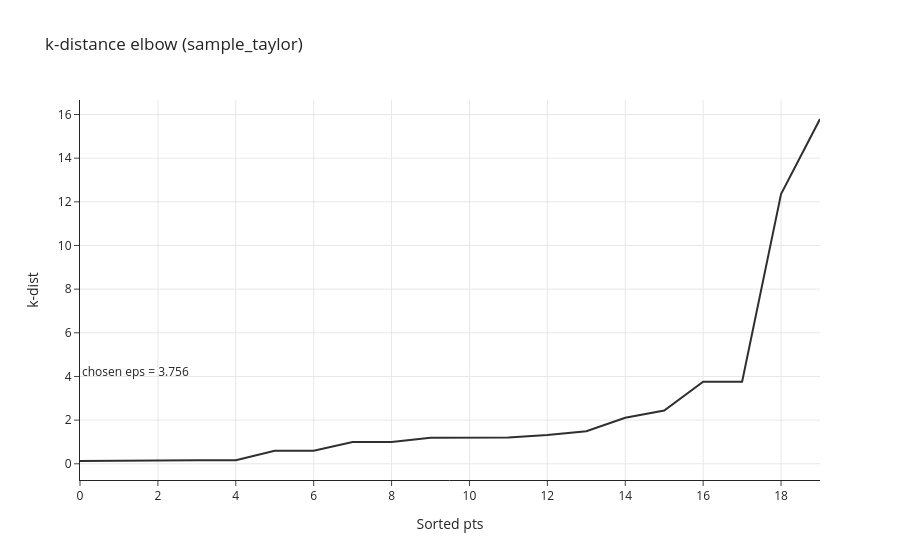
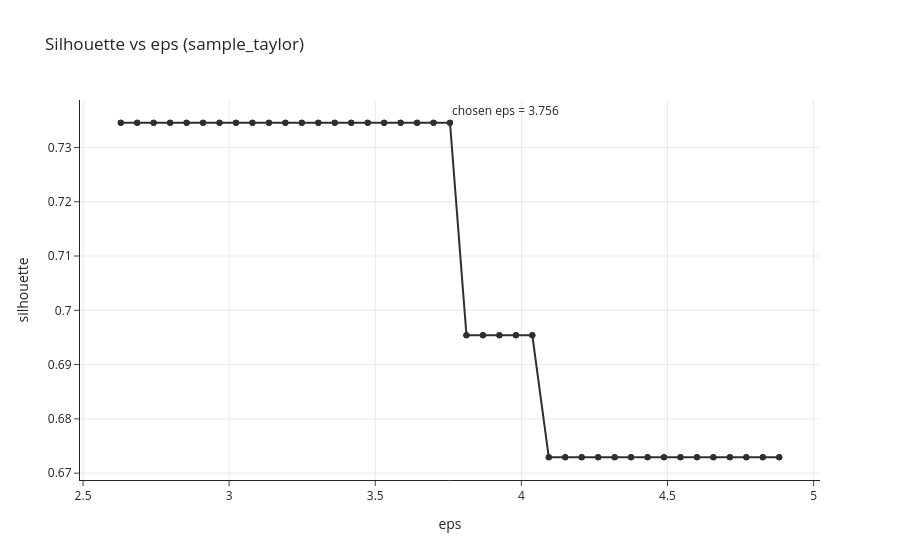
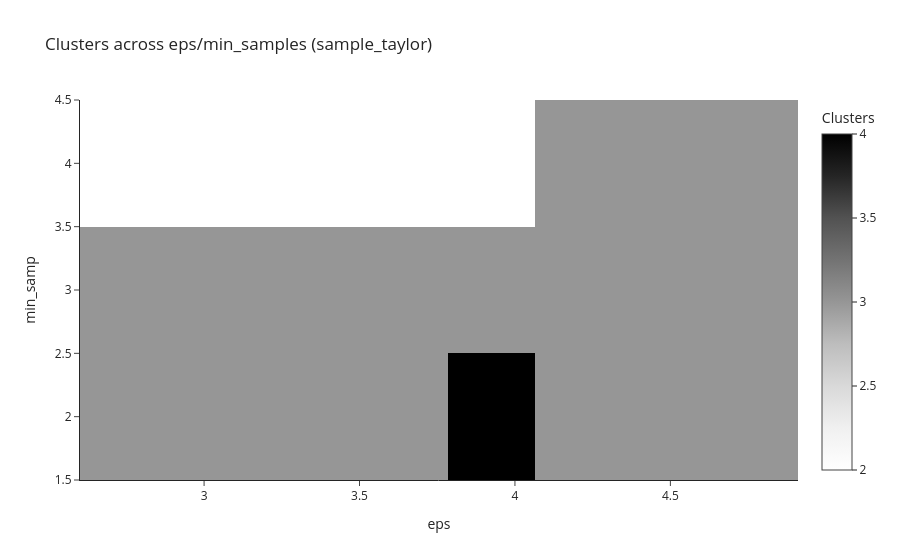
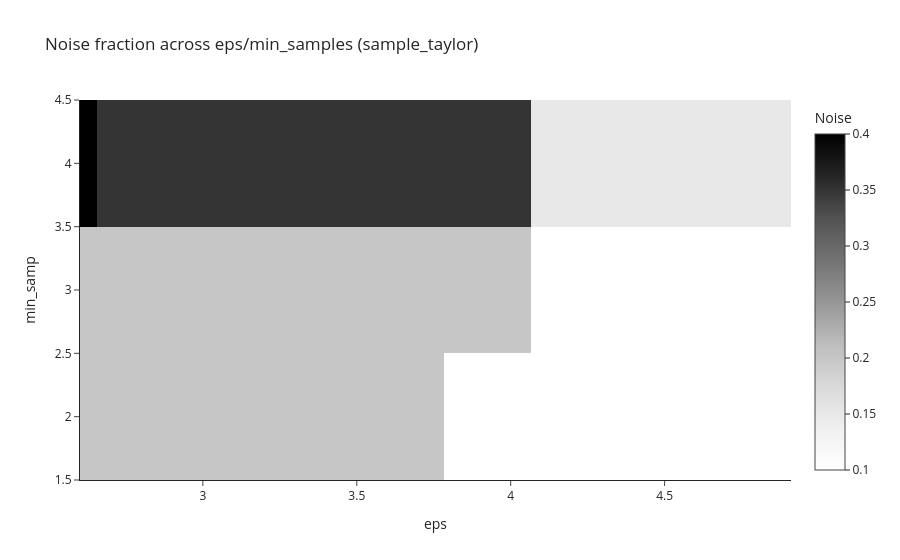

Notebook cell for these charts, in order:
### Code cell
dataset_name = list_datasets[0].get("NAME", "climate")

ALL_RESULTS[dataset_name]["figures"]["k_distance"].show()
ALL_RESULTS[dataset_name]["figures"]["silhouette_vs_eps"].show()
ALL_RESULTS[dataset_name]["figures"]["clusters_heatmap"].show()
ALL_RESULTS[dataset_name]["figures"]["noise_heatmap"].show()
ALL_RESULTS[dataset_name]["figures"]["silhouette_heatmap"].show()
ALL_RESULTS[dataset_name]["figures"]["bootstrap_ari_hist"].show()

### Figure 1 — Plotly figure (JSON) as saved in the notebook; plotly's stock layout.template omitted (floating-point values rounded to 4 significant figures)
{"data": [{"marker": {"color": "#2f2f2f", "line": {"color": "#2f2f2f"}}, "mode": "lines", "name": "k-distance", "type": "scatter", "x": [0, 1, 2, 3, 4, 5, 6, 7, 8, 9, 10, 11, 12, 13, 14, 15, 16, 17, 18, 19], "y": [0.1279, 0.1279, 0.1472, 0.1678, 0.1678, 0.5971, 0.5971, 1.002, 1.002, 1.193, 1.193, 1.204, 1.321, 1.493, 2.11, 2.441, 3.756, 3.756, 12.36, 15.79]}], "layout": {"annotations": [{"showarrow": false, "text": "chosen eps = 3.756", "x": 0, "xanchor": "left", "xref": "x domain", "y": 3.756, "yanchor": "bottom", "yref": "y"}], "shapes": [{"line": {"dash": "dash"}, "type": "line", "x0": 0, "x1": 1, "xref": "x domain", "y0": 3.756, "y1": 3.756, "yref": "y"}], "title": {"text": "k-distance elbow (sample_taylor)"}, "xaxis": {"showgrid": true, "title": {"text": "Sorted pts"}}, "yaxis": {"showgrid": true, "title": {"text": "k-dist"}}}}

### Figure 2 — Plotly figure (JSON) as saved in the notebook; plotly's stock layout.template omitted (floating-point values rounded to 4 significant figures)
{"data": [{"cliponaxis": false, "marker": {"color": "#2f2f2f", "line": {"color": "#2f2f2f"}}, "mode": "lines+markers", "name": "min_samples=2", "type": "scatter", "x": [2.629, 2.629, 2.629, 2.685, 2.685, 2.685, 2.742, 2.742, 2.742, 2.798, 2.798, 2.798, 2.854, 2.854, 2.854, 2.911, 2.911, 2.911, 2.967, 2.967, 2.967, 3.023, 3.023, 3.023, 3.08, 3.08, 3.08, 3.136, 3.136, 3.136, 3.192, 3.192, 3.192, 3.249, 3.249, 3.249, 3.305, 3.305, 3.305, 3.361, 3.361, 3.361, 3.418, 3.418, 3.418, 3.474, 3.474, 3.474, 3.53, 3.53, 3.53, 3.587, 3.587, 3.587, 3.643, 3.643, 3.643, 3.699, 3.699, 3.699, 3.756, 3.756, 3.756, 3.812, 3.812, 3.812, 3.868, 3.868, 3.868, 3.925, 3.925, 3.925, 3.981, 3.981, 3.981, 4.037, 4.037, 4.037, 4.094, 4.094, 4.094, 4.15, 4.15, 4.15, 4.206, 4.206, 4.206, 4.263, 4.263, 4.263, 4.319, 4.319, 4.319, 4.375, 4.375, 4.375, 4.432, 4.432, 4.432, 4.488, 4.488, 4.488, 4.544, 4.544, 4.544, 4.601, 4.601, 4.601, 4.657, 4.657, 4.657, 4.713, 4.713, 4.713, 4.77, 4.77, 4.77, 4.826, 4.826, 4.826, 4.882, 4.882, 4.882], "y": [0.7345, 0.7345, 0.7345, 0.7345, 0.7345, 0.7345, 0.7345, 0.7345, 0.7345, 0.7345, 0.7345, 0.7345, 0.7345, 0.7345, 0.7345, 0.7345, 0.7345, 0.7345, 0.7345, 0.7345, 0.7345, 0.7345, 0.7345, 0.7345, 0.7345, 0.7345, 0.7345, 0.7345, 0.7345, 0.7345, 0.7345, 0.7345, 0.7345, 0.7345, 0.7345, 0.7345, 0.7345, 0.7345, 0.7345, 0.7345, 0.7345, 0.7345, 0.7345, 0.7345, 0.7345, 0.7345, 0.7345, 0.7345, 0.7345, 0.7345, 0.7345, 0.7345, 0.7345, 0.7345, 0.7345, 0.7345, 0.7345, 0.7345, 0.7345, 0.7345, 0.7345, 0.7345, 0.7345, 0.6954, 0.6954, 0.6954, 0.6954, 0.6954, 0.6954, 0.6954, 0.6954, 0.6954, 0.6954, 0.6954, 0.6954, 0.6954, 0.6954, 0.6954, 0.6729, 0.6729, 0.6729, 0.6729, 0.6729, 0.6729, 0.6729, 0.6729, 0.6729, 0.6729, 0.6729, 0.6729, 0.6729, 0.6729, 0.6729, 0.6729, 0.6729, 0.6729, 0.6729, 0.6729, 0.6729, 0.6729, 0.6729, 0.6729, 0.6729, 0.6729, 0.6729, 0.6729, 0.6729, 0.6729, 0.6729, 0.6729, 0.6729, 0.6729, 0.6729, 0.6729, 0.6729, 0.6729, 0.6729, 0.6729, 0.6729, 0.6729, 0.6729, 0.6729, 0.6729]}], "layout": {"annotations": [{"showarrow": false, "text": "chosen eps = 3.756", "x": 3.756, "xanchor": "left", "xref": "x", "y": 1, "yanchor": "top", "yref": "y domain"}], "legend": {"orientation": "h", "x": 0.5, "xanchor": "center", "y": 1.05, "yanchor": "bottom"}, "shapes": [{"line": {"dash": "dash"}, "type": "line", "x0": 3.756, "x1": 3.756, "xref": "x", "y0": 0, "y1": 1, "yref": "y domain"}], "title": {"text": "Silhouette vs eps (sample_taylor)"}, "xaxis": {"showgrid": true, "title": {"text": "eps"}}, "yaxis": {"showgrid": true, "title": {"text": "silhouette"}}}}

### Figure 3 — Plotly figure (JSON) as saved in the notebook; plotly's stock layout.template omitted (floating-point values rounded to 4 significant figures)
{"data": [{"colorbar": {"title": {"text": "Clusters"}}, "colorscale": [[0, "rgb(255,255,255)"], [0.125, "rgb(240,240,240)"], [0.25, "rgb(217,217,217)"], [0.375, "rgb(189,189,189)"], [0.5, "rgb(150,150,150)"], [0.625, "rgb(115,115,115)"], [0.75, "rgb(82,82,82)"], [0.875, "rgb(37,37,37)"], [1, "rgb(0,0,0)"]], "type": "heatmap", "x": [2.629, 2.685, 2.742, 2.798, 2.854, 2.911, 2.967, 3.023, 3.08, 3.136, 3.192, 3.249, 3.305, 3.361, 3.418, 3.474, 3.53, 3.587, 3.643, 3.699, 3.756, 3.812, 3.868, 3.925, 3.981, 4.037, 4.094, 4.15, 4.206, 4.263, 4.319, 4.375, 4.432, 4.488, 4.544, 4.601, 4.657, 4.713, 4.77, 4.826, 4.882], "y": [2, 3, 4], "z": [[3.0, 3.0, 3.0, 3.0, 3.0, 3.0, 3.0, 3.0, 3.0, 3.0, 3.0, 3.0, 3.0, 3.0, 3.0, 3.0, 3.0, 3.0, 3.0, 3.0, 3.0, 4.0, 4.0, 4.0, 4.0, 4.0, 3.0, 3.0, 3.0, 3.0, 3.0, 3.0, 3.0, 3.0, 3.0, 3.0, 3.0, 3.0, 3.0, 3.0, 3.0], [3.0, 3.0, 3.0, 3.0, 3.0, 3.0, 3.0, 3.0, 3.0, 3.0, 3.0, 3.0, 3.0, 3.0, 3.0, 3.0, 3.0, 3.0, 3.0, 3.0, 3.0, 3.0, 3.0, 3.0, 3.0, 3.0, 3.0, 3.0, 3.0, 3.0, 3.0, 3.0, 3.0, 3.0, 3.0, 3.0, 3.0, 3.0, 3.0, 3.0, 3.0], [2.0, 2.0, 2.0, 2.0, 2.0, 2.0, 2.0, 2.0, 2.0, 2.0, 2.0, 2.0, 2.0, 2.0, 2.0, 2.0, 2.0, 2.0, 2.0, 2.0, 2.0, 2.0, 2.0, 2.0, 2.0, 2.0, 3.0, 3.0, 3.0, 3.0, 3.0, 3.0, 3.0, 3.0, 3.0, 3.0, 3.0, 3.0, 3.0, 3.0, 3.0]]}], "layout": {"title": {"text": "Clusters across eps/min_samples (sample_taylor)"}, "xaxis": {"title": {"text": "eps"}}, "yaxis": {"title": {"text": "min_samp"}}}}

### Figure 4 — Plotly figure (JSON) as saved in the notebook; plotly's stock layout.template omitted (floating-point values rounded to 4 significant figures)
{"data": [{"colorbar": {"title": {"text": "Noise"}}, "colorscale": [[0, "rgb(255,255,255)"], [0.125, "rgb(240,240,240)"], [0.25, "rgb(217,217,217)"], [0.375, "rgb(189,189,189)"], [0.5, "rgb(150,150,150)"], [0.625, "rgb(115,115,115)"], [0.75, "rgb(82,82,82)"], [0.875, "rgb(37,37,37)"], [1, "rgb(0,0,0)"]], "type": "heatmap", "x": [2.629, 2.685, 2.742, 2.798, 2.854, 2.911, 2.967, 3.023, 3.08, 3.136, 3.192, 3.249, 3.305, 3.361, 3.418, 3.474, 3.53, 3.587, 3.643, 3.699, 3.756, 3.812, 3.868, 3.925, 3.981, 4.037, 4.094, 4.15, 4.206, 4.263, 4.319, 4.375, 4.432, 4.488, 4.544, 4.601, 4.657, 4.713, 4.77, 4.826, 4.882], "y": [2, 3, 4], "z": [[0.2, 0.2, 0.2, 0.2, 0.2, 0.2, 0.2, 0.2, 0.2, 0.2, 0.2, 0.2, 0.2, 0.2, 0.2, 0.2, 0.2, 0.2, 0.2, 0.2, 0.2, 0.1, 0.1, 0.1, 0.1, 0.1, 0.1, 0.1, 0.1, 0.1, 0.1, 0.1, 0.1, 0.1, 0.1, 0.1, 0.1, 0.1, 0.1, 0.1, 0.1], [0.2, 0.2, 0.2, 0.2, 0.2, 0.2, 0.2, 0.2, 0.2, 0.2, 0.2, 0.2, 0.2, 0.2, 0.2, 0.2, 0.2, 0.2, 0.2, 0.2, 0.2, 0.2, 0.2, 0.2, 0.2, 0.2, 0.1, 0.1, 0.1, 0.1, 0.1, 0.1, 0.1, 0.1, 0.1, 0.1, 0.1, 0.1, 0.1, 0.1, 0.1], [0.4, 0.35, 0.35, 0.35, 0.35, 0.35, 0.35, 0.35, 0.35, 0.35, 0.35, 0.35, 0.35, 0.35, 0.35, 0.35, 0.35, 0.35, 0.35, 0.35, 0.35, 0.35, 0.35, 0.35, 0.35, 0.35, 0.15, 0.15, 0.15, 0.15, 0.15, 0.15, 0.15, 0.15, 0.15, 0.15, 0.15, 0.15, 0.15, 0.15, 0.15]]}], "layout": {"title": {"text": "Noise fraction across eps/min_samples (sample_taylor)"}, "xaxis": {"title": {"text": "eps"}}, "yaxis": {"title": {"text": "min_samp"}}}}
